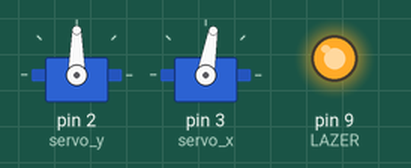
A sketch run on a simulated Arduino Uno, built with avr-gcc and run on an emulated ATmega328P. Shown: 2 × servo, output pins drawn as LEDs (lit = HIGH). Random numbers use the default seed unless the sketch sets one; what the sketch prints to the serial monitor is not drawn.

Above: at 0.1 s.
At 10.09 s:
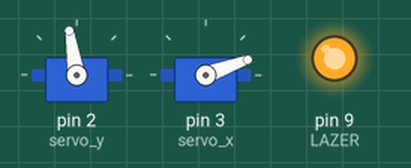
At 19.85 s:
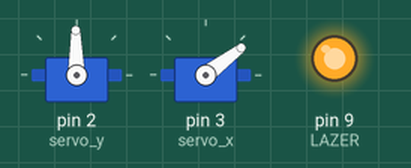
At 39.82 s:
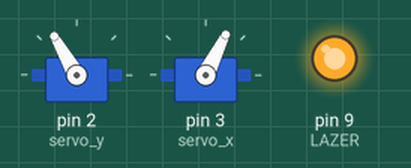
Timing chart, 0 to 40.0 s (numbered marks = the images above):
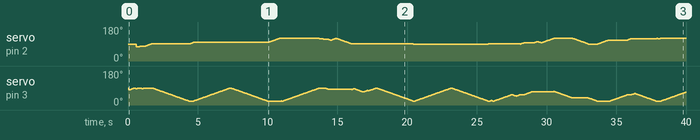

The sketch:

Lazer_eng_ins.ino
```cpp
//libs inclusion
#include <Servo.h>
#include <Arduino.h>

//Decrease this value to increase the speed of the servos
#define DELAY_SERVOS 38 //


//lazer pin
#define LAZER 9

// define que area o lazer ira percorrer altere esses valores
//de acordo com seu comodo

//Change this values to adjust the
//the lazer's action area
#define LIMITE_X_INICIAL 20//70//
#define LIMITE_X_FINAL 90//120//

#define LIMITE_Y_INICIAL 90//45//
#define LIMITE_Y_FINAL 120//13090//

#define MAX_LENGTH_X LIMITE_X_FINAL-LIMITE_X_INICIAL
#define MAX_LENGTH_Y LIMITE_Y_FINAL-LIMITE_Y_INICIAL

int max_x=MAX_LENGTH_X ;
int max_y=MAX_LENGTH_Y;
void line(uint8_t size, uint8_t direction);
void action_area();

Servo servo_y;
Servo servo_x;


uint8_t pos_x= MAX_LENGTH_X/2;
uint8_t pos_y= MAX_LENGTH_Y/2;

int lengthsX[6] = {max_x/1, max_x/2, max_x/4,
                   max_x/8, max_x/16, max_x/32};

int lengthsY[6] = {max_y/1, max_y/2, max_y/4,
                       max_y/8, max_y/16, max_y/32};


void setup() {


  //define which I/Os will be use by the servos
  servo_y.attach(2);
  servo_x.attach(3);

  //config the lazer's I/O as output
  pinMode(LAZER,OUTPUT);

  //turn on the lazer
  digitalWrite(LAZER ,1);
  Serial.begin(9600);
  Serial.print("max x: ");
  Serial.println(max_x/4);


  Serial.print("max Y: ");
  Serial.println(max_y/4);

  for(int i =0;i<6;i++) Serial.println(lengthsX[i]);
  Serial.println();
  //Serial.println();
  for(int i =0;i<6;i++) Serial.println(lengthsX[i]);

  Serial.end();

}

void loop() {


  int X=random(6);
  int D=random(4);


  /*
   comment the function line(X, D); and uncomment the
   function action_area(); to see the lazer's action area
   */

  line(X, D);
  //action_area();

}

void action_area(){
  int x=LIMITE_X_INICIAL;
  int y=LIMITE_Y_INICIAL;

  servo_x.write(LIMITE_X_INICIAL);
  servo_y.write(LIMITE_Y_INICIAL);


  for(;x<LIMITE_X_FINAL;x++){
    servo_x.write(x);
    delay(DELAY_SERVOS);
  }

  for(;y<LIMITE_Y_FINAL;y++){
    servo_y.write(y);
    delay(DELAY_SERVOS);
  }

  for(;x>LIMITE_X_INICIAL;x--){
    servo_x.write(x);
    delay(DELAY_SERVOS);
  }

  for(;y>LIMITE_Y_INICIAL;y--){
    servo_y.write(y);
    delay(DELAY_SERVOS);
  }


}


void line(uint8_t size, uint8_t direction){


  Serial.print("size");
  Serial.println(size);

  if(direction == 0){
    for(uint8_t i=0;i!=lengthsX[size] ;i++,pos_x-- ){


      servo_x.write(pos_x);
      if(pos_x<= LIMITE_X_INICIAL){

        Serial.print("I: ");
        Serial.println(i);
        Serial.print("S: ");
        Serial.println(lengthsY[size]);

        Serial.print("break");
          break;

      }
      delay(DELAY_SERVOS);
    }
  }


  else if(direction == 1){
    for(uint8_t i=0; i!=lengthsX[size] ;i++,pos_x++ ){
      servo_x.write(pos_x);
      if(pos_x>= LIMITE_X_FINAL){

        Serial.print("I: ");
        Serial.println(i);
        Serial.print("S: ");
        Serial.println(lengthsY[size]);

        Serial.print("break");
          break;

      }
      delay(DELAY_SERVOS);
    }
  }

  else if(direction == 2){
    for(uint8_t i=0; i!=lengthsY[size] ;i++ ,pos_y-- ){
      servo_y.write(pos_y);
      if(pos_y<= LIMITE_Y_INICIAL) {

        Serial.print("I: ");
        Serial.println(i);
        Serial.print("S: ");
        Serial.println(lengthsY[size]);

        Serial.print("break");
          break;

      }
      delay(DELAY_SERVOS);
    }
  }

  else if(direction == 3){
    for(uint8_t i=0; i!=lengthsY[size] ;i++, pos_y++ ){
      servo_y.write(pos_y);
      if(pos_y>= LIMITE_Y_FINAL){

        Serial.print("I: ");
        Serial.println(i);
        Serial.print("S: ");
        Serial.println(lengthsY[size]);
        Serial.print("break");
        break;

      }
      delay(DELAY_SERVOS);
    }
  }

}
```
